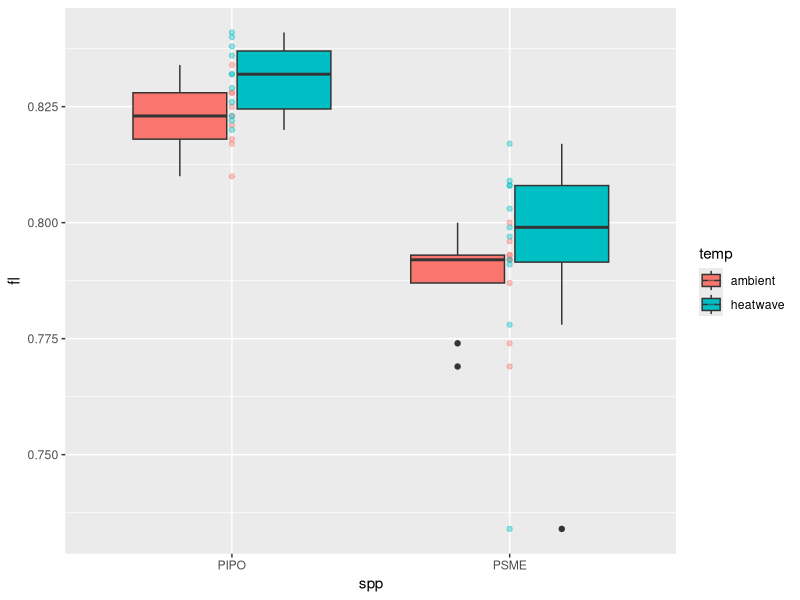
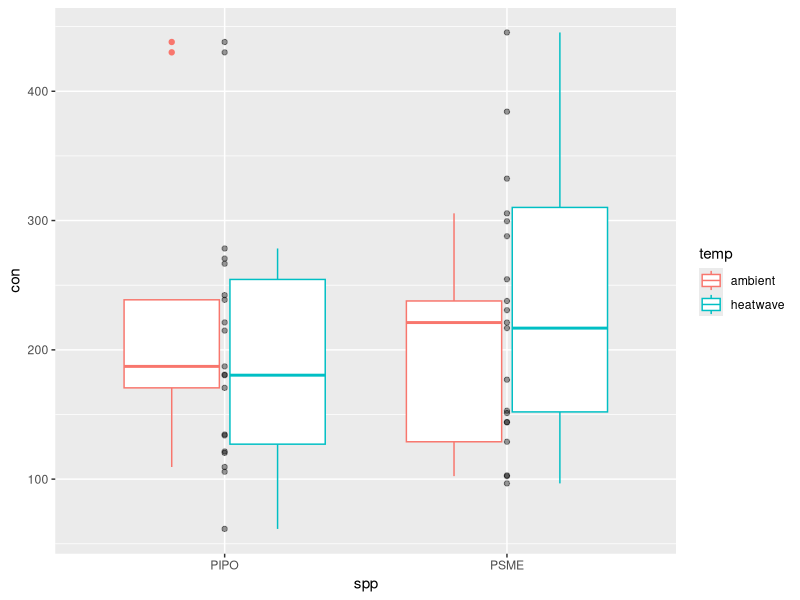

Write the R code that produced these figures, in order.
library(tidyverse)

pipo_072125 <- read_csv("data/Experiment/Raw/PIPO_Phys_07212025.csv") %>% 
  transmute(tree = TreeID, con = Conductance_mmol_m2s, fl = Fv_Fm_light/1000)
psme_072125 <- read_csv("data/Experiment/Raw/PSME_Phys_07212025.csv") %>% 
  transmute(tree = TreeID, con = Conductance_mmol_m2s, fl = Fv_Fm_light/1000)


phys <- rbind(pipo_072125, psme_072125) %>% 
  mutate(spp = str_sub(tree, 1, 4),
         id = str_sub(tree, 5, 6)) %>% 
  mutate(temp = case_when(id <= 30 ~ "ambient",
                          .default = "heatwave"))

ggplot(data = phys, aes(x = spp, y = fl))+
  geom_boxplot(aes(fill = temp))+
  geom_point(alpha = 0.4, aes(color = temp))

ggplot(data = phys, aes(x = spp, y = con))+
  geom_boxplot(aes(color = temp))+
  geom_point(alpha = 0.4)

summary(aov(fl ~ spp + temp, phys))
